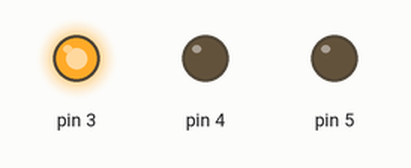
Simulated run of this sketch. Board: Arduino Uno, built with avr-gcc and run on an emulated ATmega328P. Parts: output pins drawn as LEDs (lit = HIGH).

Above: at 2.5 s.
At 6.5 s:
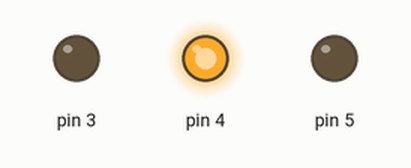
At 10.5 s:
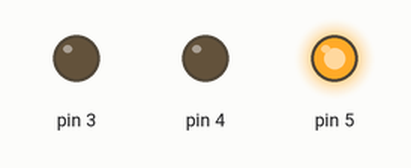
Timing chart, 0 to 16.9 s (numbered marks = the images above):
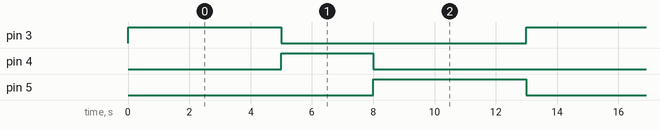

Measured:
- by itself, pin 3, pin 5: alternates HIGH for 5.0 s and LOW for 8.0 s
- by itself, pin 4: alternates HIGH for 3.0 s and LOW for 10.0 s
- by itself, everything shown: repeats every 13.0 s, in 3 steps

The sketch:

TrafficLight.ino
```cpp
int switchState = 0;
void setup() {
  pinMode(3, OUTPUT);
  pinMode(4, OUTPUT);
  pinMode(5, OUTPUT);
}

void loop(){

  digitalWrite(3, HIGH); //green LED
  digitalWrite(4, LOW); //Red LED
  digitalWrite(5, LOW); //red LED

  delay(5000);

  digitalWrite(3, LOW);
  digitalWrite(4, HIGH);
  digitalWrite(5, LOW);

   delay(3000);

  digitalWrite(3, LOW);
  digitalWrite(4, LOW);
  digitalWrite(5, HIGH);

  delay(5000);
  }
```
